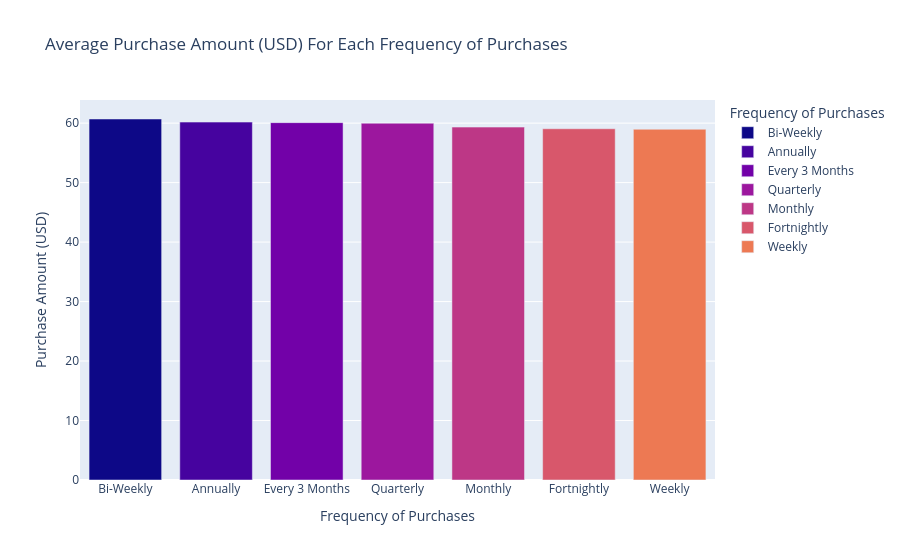

Here is the notebook cell this chart was saved with:
### Code cell
fig = px.bar(x , x = "Frequency of Purchases" , y = "Purchase Amount (USD)" , color= "Frequency of Purchases", title= "Average Purchase Amount (USD) For Each Frequency of Purchases" , color_discrete_sequence=px.colors.sequential.Plasma)
fig.show()

### Figure 1 — Plotly figure (JSON) as saved in the notebook; plotly's stock layout.template omitted (floating-point values rounded to 4 significant figures)
{"data": [{"hovertemplate": "Frequency of Purchases=%{x}<br>Purchase Amount (USD)=%{y}<extra></extra>", "legendgroup": "Bi-Weekly", "marker": {"color": "#0d0887", "pattern": {"shape": ""}}, "name": "Bi-Weekly", "orientation": "v", "showlegend": true, "textposition": "auto", "type": "bar", "x": ["Bi-Weekly"], "xaxis": "x", "y": [60.69], "yaxis": "y"}, {"hovertemplate": "Frequency of Purchases=%{x}<br>Purchase Amount (USD)=%{y}<extra></extra>", "legendgroup": "Annually", "marker": {"color": "#46039f", "pattern": {"shape": ""}}, "name": "Annually", "orientation": "v", "showlegend": true, "textposition": "auto", "type": "bar", "x": ["Annually"], "xaxis": "x", "y": [60.17], "yaxis": "y"}, {"hovertemplate": "Frequency of Purchases=%{x}<br>Purchase Amount (USD)=%{y}<extra></extra>", "legendgroup": "Every 3 Months", "marker": {"color": "#7201a8", "pattern": {"shape": ""}}, "name": "Every 3 Months", "orientation": "v", "showlegend": true, "textposition": "auto", "type": "bar", "x": ["Every 3 Months"], "xaxis": "x", "y": [60.08], "yaxis": "y"}, {"hovertemplate": "Frequency of Purchases=%{x}<br>Purchase Amount (USD)=%{y}<extra></extra>", "legendgroup": "Quarterly", "marker": {"color": "#9c179e", "pattern": {"shape": ""}}, "name": "Quarterly", "orientation": "v", "showlegend": true, "textposition": "auto", "type": "bar", "x": ["Quarterly"], "xaxis": "x", "y": [59.98], "yaxis": "y"}, {"hovertemplate": "Frequency of Purchases=%{x}<br>Purchase Amount (USD)=%{y}<extra></extra>", "legendgroup": "Monthly", "marker": {"color": "#bd3786", "pattern": {"shape": ""}}, "name": "Monthly", "orientation": "v", "showlegend": true, "textposition": "auto", "type": "bar", "x": ["Monthly"], "xaxis": "x", "y": [59.33], "yaxis": "y"}, {"hovertemplate": "Frequency of Purchases=%{x}<br>Purchase Amount (USD)=%{y}<extra></extra>", "legendgroup": "Fortnightly", "marker": {"color": "#d8576b", "pattern": {"shape": ""}}, "name": "Fortnightly", "orientation": "v", "showlegend": true, "textposition": "auto", "type": "bar", "x": ["Fortnightly"], "xaxis": "x", "y": [59.05], "yaxis": "y"}, {"hovertemplate": "Frequency of Purchases=%{x}<br>Purchase Amount (USD)=%{y}<extra></extra>", "legendgroup": "Weekly", "marker": {"color": "#ed7953", "pattern": {"shape": ""}}, "name": "Weekly", "orientation": "v", "showlegend": true, "textposition": "auto", "type": "bar", "x": ["Weekly"], "xaxis": "x", "y": [58.97], "yaxis": "y"}], "layout": {"barmode": "relative", "legend": {"title": {"text": "Frequency of Purchases"}, "tracegroupgap": 0}, "title": {"text": "Average Purchase Amount (USD) For Each Frequency of Purchases"}, "xaxis": {"anchor": "y", "categoryarray": ["Bi-Weekly", "Annually", "Every 3 Months", "Quarterly", "Monthly", "Fortnightly", "Weekly"], "categoryorder": "array", "domain": [0, 1], "title": {"text": "Frequency of Purchases"}}, "yaxis": {"anchor": "x", "domain": [0, 1], "title": {"text": "Purchase Amount (USD)"}}}}
